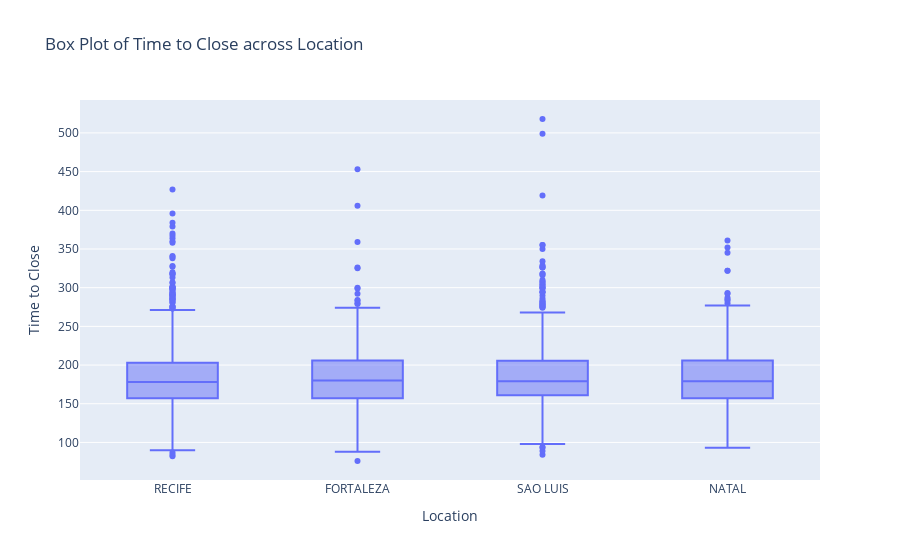

The notebook cell this image was saved under:
### Markdown cell above
## Task 4 - Describe the relationship between time to close and location and include Visualization

### Code cell
fig = px.box(df, x="location", y="time_to_close", 
             labels={
                 "location": "Location",
                 "time_to_close": "Time to Close"
             },
             title="Box Plot of Time to Close across Location")
fig.show()

### Figure 1 — Plotly figure (JSON) as saved in the notebook; plotly's stock layout.template omitted (floating-point values rounded to 4 significant figures; data arrays with more than 128 entries replaced by an {"elided": "..."} marker saying what was removed)
{"data": [{"alignmentgroup": "True", "hovertemplate": "Location=%{x}<br>Time to Close=%{y}<extra></extra>", "legendgroup": "", "marker": {"color": "#636efa"}, "name": "", "notched": false, "offsetgroup": "", "orientation": "v", "showlegend": false, "x": {"elided": "2000 str values"}, "x0": " ", "xaxis": "x", "y": {"elided": "2000 int values"}, "y0": " ", "yaxis": "y", "type": "box"}], "layout": {"xaxis": {"anchor": "y", "domain": [0, 1], "title": {"text": "Location"}}, "yaxis": {"anchor": "x", "domain": [0, 1], "title": {"text": "Time to Close"}}, "legend": {"tracegroupgap": 0}, "title": {"text": "Box Plot of Time to Close across Location"}, "boxmode": "group"}}
